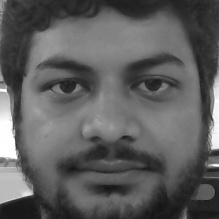
#> input picture X.59491.30.jpg, 219 x 219 px, given in place of the camera
$ python face_datasets+tr.py
#> lines starting #> are read from the running program, lines starting #| are printed output that depends on the picture
import cv2
import os
import json
import numpy as np
from PIL import Image
import random
def assure_path_exists(path):
    dir = os.path.dirname(path)
    if not os.path.exists(dir):
        os.makedirs(dir)


vid_cam = cv2.VideoCapture(0)
face_detector = cv2.CascadeClassifier('haarcascade_frontalface_default.xml')
for m in range(1):
  id = random.randint(1,100000)
name = input("Enter Name: ")
#> the answer given: X.59491.30.jpg
with open('data.json') as f:
#> (reads data.json from the repository)
 	data=json.load(f)
 	data['people'].append({
     		str(id) : name,
	})
with open('data.json', 'w') as f:
  	json.dump(data, f)

count = 0
assure_path_exists("training_data/")
while(True):


    _, image_frame = vid_cam.read()
#> image_frame is the input picture: shape (219, 219, 3); min 19, max 255, mean 93.5
    gray = cv2.cvtColor(image_frame, cv2.COLOR_BGR2GRAY)
    faces = face_detector.detectMultiScale(gray, 1.3, 5)
#> faces = [[12, 16, 196, 196]]
    for (x,y,w,h) in faces:


        cv2.rectangle(image_frame, (x,y), (x+w,y+h), (255,0,0), 2)
        count += 1
        cv2.imwrite("training_data/X." + str(id) + '.' + str(count) + ".jpg", gray[y:y+h,x:x+w])
        cv2.imshow('frame', image_frame)
#> this loop made 1 pass
#> (x, y, w, h, count) on pass 1: (12, 16, 196, 196, 1)
#> pass 1, `cv2.imwrite("training_data/X." + str(id) + '.' + str(count) + ".jpg", ..`:
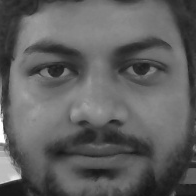
#> saved as X.50495.1.jpg: shape (196, 196); min 20, max 255, mean 95.7
#> pass 1, `cv2.imshow('frame', image_frame)`:
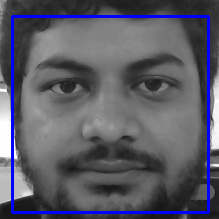
#> window 'frame': shape (219, 219, 3); mean B, G, R 102.3, 89.8, 89.8
#> after the loop, count = 1


    if cv2.waitKey(100) & 0xFF == ord('q'):
#> (key q is pressed here)
        break

    elif count>29:
        break


vid_cam.release()
cv2.destroyAllWindows()


def assure_path_exists(path):
    dir = os.path.dirname(path)
    if not os.path.exists(dir):
        os.makedirs(dir)
recognizer = cv2.face.LBPHFaceRecognizer_create()
detector = cv2.CascadeClassifier("haarcascade_frontalface_default.xml");


def getImagesAndLabels(path):

#> called with path = 'training_data'
    imagePaths = [os.path.join(path,f) for f in os.listdir(path)]
    faceSamples=[]
    ids = []

    for imagePath in imagePaths:


        PIL_img = Image.open(imagePath).convert('L')
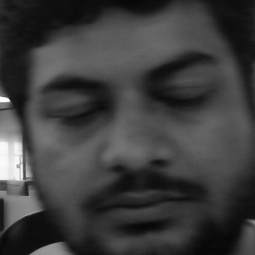
#> input picture training_data/X.51698.1.jpg, 255 x 255 px
#> PIL_img is the input picture: PIL image 255x255 L; min 7, max 255, mean 61.4
        img_numpy = np.array(PIL_img,'uint8')
        id = int(os.path.split(imagePath)[-1].split(".")[1])
        faces = detector.detectMultiScale(img_numpy)
#> faces = [[18, 15, 229, 229]]
        for (x,y,w,h) in faces:
            faceSamples.append(img_numpy[y:y+h,x:x+w])
            ids.append(id)
#> this loop made 1 pass
#> after the loop, faceSamples = 1 item; ids = [51698]


    return faceSamples,ids


faces,ids = getImagesAndLabels('training_data')
#> faces = 3 items; ids = [51698, 51698, 51698]
recognizer.train(faces, np.array(ids))
assure_path_exists('saved_model/')
recognizer.write('saved_model/s_model.yml')
